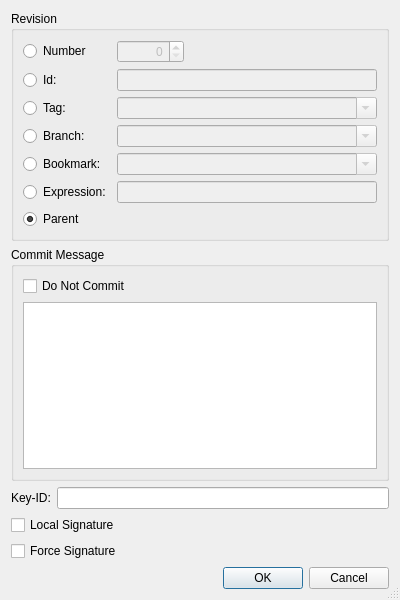
<?xml version="1.0" encoding="UTF-8"?>
<ui version="4.0">
 <class>HgGpgSignDialog</class>
 <widget class="QDialog" name="HgGpgSignDialog">
  <property name="geometry">
   <rect>
    <x>0</x>
    <y>0</y>
    <width>400</width>
    <height>600</height>
   </rect>
  </property>
  <property name="windowTitle">
   <string/>
  </property>
  <property name="sizeGripEnabled">
   <bool>true</bool>
  </property>
  <layout class="QVBoxLayout" name="verticalLayout_2">
   <item>
    <widget class="QGroupBox" name="groupBox">
     <property name="title">
      <string>Revision</string>
     </property>
     <layout class="QGridLayout" name="gridLayout">
      <item row="0" column="0">
       <widget class="QRadioButton" name="numberButton">
        <property name="toolTip">
         <string>Select to specify a revision by number</string>
        </property>
        <property name="text">
         <string>Number</string>
        </property>
       </widget>
      </item>
      <item row="0" column="1">
       <widget class="QSpinBox" name="numberSpinBox">
        <property name="enabled">
         <bool>false</bool>
        </property>
        <property name="toolTip">
         <string>Enter a revision number</string>
        </property>
        <property name="alignment">
         <set>Qt::AlignRight</set>
        </property>
        <property name="maximum">
         <number>999999999</number>
        </property>
       </widget>
      </item>
      <item row="0" column="2">
       <spacer name="spacer">
        <property name="orientation">
         <enum>Qt::Horizontal</enum>
        </property>
        <property name="sizeHint" stdset="0">
         <size>
          <width>158</width>
          <height>20</height>
         </size>
        </property>
       </spacer>
      </item>
      <item row="1" column="0">
       <widget class="QRadioButton" name="idButton">
        <property name="toolTip">
         <string>Select to specify a revision by changeset id</string>
        </property>
        <property name="text">
         <string>Id:</string>
        </property>
       </widget>
      </item>
      <item row="1" column="1" colspan="2">
       <widget class="QLineEdit" name="idEdit">
        <property name="enabled">
         <bool>false</bool>
        </property>
        <property name="toolTip">
         <string>Enter a changeset id</string>
        </property>
       </widget>
      </item>
      <item row="2" column="0">
       <widget class="QRadioButton" name="tagButton">
        <property name="toolTip">
         <string>Select to specify a revision by a tag</string>
        </property>
        <property name="text">
         <string>Tag:</string>
        </property>
       </widget>
      </item>
      <item row="2" column="1" colspan="2">
       <widget class="QComboBox" name="tagCombo">
        <property name="enabled">
         <bool>false</bool>
        </property>
        <property name="sizePolicy">
         <sizepolicy hsizetype="Expanding" vsizetype="Fixed">
          <horstretch>0</horstretch>
          <verstretch>0</verstretch>
         </sizepolicy>
        </property>
        <property name="toolTip">
         <string>Enter a tag name</string>
        </property>
        <property name="editable">
         <bool>true</bool>
        </property>
       </widget>
      </item>
      <item row="3" column="0">
       <widget class="QRadioButton" name="branchButton">
        <property name="toolTip">
         <string>Select to specify a revision by a branch</string>
        </property>
        <property name="text">
         <string>Branch:</string>
        </property>
       </widget>
      </item>
      <item row="3" column="1" colspan="2">
       <widget class="QComboBox" name="branchCombo">
        <property name="enabled">
         <bool>false</bool>
        </property>
        <property name="sizePolicy">
         <sizepolicy hsizetype="Expanding" vsizetype="Fixed">
          <horstretch>0</horstretch>
          <verstretch>0</verstretch>
         </sizepolicy>
        </property>
        <property name="toolTip">
         <string>Enter a branch name</string>
        </property>
        <property name="editable">
         <bool>true</bool>
        </property>
       </widget>
      </item>
      <item row="4" column="0">
       <widget class="QRadioButton" name="bookmarkButton">
        <property name="toolTip">
         <string>Select to specify a revision by a bookmark</string>
        </property>
        <property name="text">
         <string>Bookmark:</string>
        </property>
       </widget>
      </item>
      <item row="4" column="1" colspan="2">
       <widget class="QComboBox" name="bookmarkCombo">
        <property name="enabled">
         <bool>false</bool>
        </property>
        <property name="sizePolicy">
         <sizepolicy hsizetype="Expanding" vsizetype="Fixed">
          <horstretch>0</horstretch>
          <verstretch>0</verstretch>
         </sizepolicy>
        </property>
        <property name="toolTip">
         <string>Enter a bookmark name</string>
        </property>
        <property name="editable">
         <bool>true</bool>
        </property>
       </widget>
      </item>
      <item row="5" column="0">
       <widget class="QRadioButton" name="expressionButton">
        <property name="text">
         <string>Expression:</string>
        </property>
       </widget>
      </item>
      <item row="5" column="1" colspan="2">
       <widget class="QLineEdit" name="expressionEdit">
        <property name="enabled">
         <bool>false</bool>
        </property>
        <property name="toolTip">
         <string>Enter a revision set expression</string>
        </property>
        <property name="clearButtonEnabled">
         <bool>true</bool>
        </property>
       </widget>
      </item>
      <item row="6" column="0" colspan="3">
       <widget class="QRadioButton" name="tipButton">
        <property name="toolTip">
         <string>Select tip revision of repository</string>
        </property>
        <property name="text">
         <string>Parent</string>
        </property>
        <property name="checked">
         <bool>true</bool>
        </property>
       </widget>
      </item>
     </layout>
    </widget>
   </item>
   <item>
    <widget class="QGroupBox" name="groupBox_2">
     <property name="title">
      <string>Commit Message</string>
     </property>
     <layout class="QVBoxLayout" name="verticalLayout">
      <item>
       <widget class="QCheckBox" name="nocommitCheckBox">
        <property name="toolTip">
         <string>Select to not commit the signature</string>
        </property>
        <property name="text">
         <string>Do Not Commit</string>
        </property>
       </widget>
      </item>
      <item>
       <widget class="EricSpellCheckedPlainTextEdit" name="messageEdit">
        <property name="toolTip">
         <string>Enter a commit message (leave empty to use default)</string>
        </property>
        <property name="tabChangesFocus">
         <bool>true</bool>
        </property>
       </widget>
      </item>
     </layout>
    </widget>
   </item>
   <item>
    <layout class="QGridLayout" name="gridLayout_2">
     <item row="0" column="0">
      <widget class="QLabel" name="label">
       <property name="text">
        <string>Key-ID:</string>
       </property>
      </widget>
     </item>
     <item row="0" column="1">
      <widget class="QLineEdit" name="keyEdit">
       <property name="toolTip">
        <string>Enter the ID of the key to be used</string>
       </property>
      </widget>
     </item>
     <item row="1" column="0" colspan="2">
      <widget class="QCheckBox" name="localCheckBox">
       <property name="toolTip">
        <string>Select to make the signature local</string>
       </property>
       <property name="text">
        <string>Local Signature</string>
       </property>
      </widget>
     </item>
     <item row="2" column="0" colspan="2">
      <widget class="QCheckBox" name="forceCheckBox">
       <property name="toolTip">
        <string>Select to sign even if the signature file is modified</string>
       </property>
       <property name="text">
        <string>Force Signature</string>
       </property>
      </widget>
     </item>
    </layout>
   </item>
   <item>
    <widget class="QDialogButtonBox" name="buttonBox">
     <property name="orientation">
      <enum>Qt::Horizontal</enum>
     </property>
     <property name="standardButtons">
      <set>QDialogButtonBox::Cancel|QDialogButtonBox::Ok</set>
     </property>
    </widget>
   </item>
  </layout>
 </widget>
 <customwidgets>
  <customwidget>
   <class>EricSpellCheckedPlainTextEdit</class>
   <extends>QPlainTextEdit</extends>
   <header>EricWidgets/EricSpellCheckedTextEdit.h</header>
  </customwidget>
 </customwidgets>
 <tabstops>
  <tabstop>numberButton</tabstop>
  <tabstop>numberSpinBox</tabstop>
  <tabstop>idButton</tabstop>
  <tabstop>idEdit</tabstop>
  <tabstop>tagButton</tabstop>
  <tabstop>tagCombo</tabstop>
  <tabstop>branchButton</tabstop>
  <tabstop>branchCombo</tabstop>
  <tabstop>bookmarkButton</tabstop>
  <tabstop>bookmarkCombo</tabstop>
  <tabstop>expressionButton</tabstop>
  <tabstop>expressionEdit</tabstop>
  <tabstop>tipButton</tabstop>
  <tabstop>nocommitCheckBox</tabstop>
  <tabstop>messageEdit</tabstop>
  <tabstop>keyEdit</tabstop>
  <tabstop>localCheckBox</tabstop>
  <tabstop>forceCheckBox</tabstop>
  <tabstop>keyEdit_2</tabstop>
  <tabstop>localCheckBox_2</tabstop>
  <tabstop>forceCheckBox_2</tabstop>
 </tabstops>
 <resources/>
 <connections>
  <connection>
   <sender>buttonBox</sender>
   <signal>accepted()</signal>
   <receiver>HgGpgSignDialog</receiver>
   <slot>accept()</slot>
   <hints>
    <hint type="sourcelabel">
     <x>261</x>
     <y>590</y>
    </hint>
    <hint type="destinationlabel">
     <x>157</x>
     <y>274</y>
    </hint>
   </hints>
  </connection>
  <connection>
   <sender>buttonBox</sender>
   <signal>rejected()</signal>
   <receiver>HgGpgSignDialog</receiver>
   <slot>reject()</slot>
   <hints>
    <hint type="sourcelabel">
     <x>325</x>
     <y>590</y>
    </hint>
    <hint type="destinationlabel">
     <x>286</x>
     <y>274</y>
    </hint>
   </hints>
  </connection>
  <connection>
   <sender>numberButton</sender>
   <signal>toggled(bool)</signal>
   <receiver>numberSpinBox</receiver>
   <slot>setEnabled(bool)</slot>
   <hints>
    <hint type="sourcelabel">
     <x>69</x>
     <y>66</y>
    </hint>
    <hint type="destinationlabel">
     <x>215</x>
     <y>68</y>
    </hint>
   </hints>
  </connection>
  <connection>
   <sender>idButton</sender>
   <signal>toggled(bool)</signal>
   <receiver>idEdit</receiver>
   <slot>setEnabled(bool)</slot>
   <hints>
    <hint type="sourcelabel">
     <x>68</x>
     <y>99</y>
    </hint>
    <hint type="destinationlabel">
     <x>227</x>
     <y>100</y>
    </hint>
   </hints>
  </connection>
  <connection>
   <sender>tagButton</sender>
   <signal>toggled(bool)</signal>
   <receiver>tagCombo</receiver>
   <slot>setEnabled(bool)</slot>
   <hints>
    <hint type="sourcelabel">
     <x>64</x>
     <y>131</y>
    </hint>
    <hint type="destinationlabel">
     <x>224</x>
     <y>132</y>
    </hint>
   </hints>
  </connection>
  <connection>
   <sender>branchButton</sender>
   <signal>toggled(bool)</signal>
   <receiver>branchCombo</receiver>
   <slot>setEnabled(bool)</slot>
   <hints>
    <hint type="sourcelabel">
     <x>63</x>
     <y>163</y>
    </hint>
    <hint type="destinationlabel">
     <x>237</x>
     <y>164</y>
    </hint>
   </hints>
  </connection>
  <connection>
   <sender>bookmarkButton</sender>
   <signal>toggled(bool)</signal>
   <receiver>bookmarkCombo</receiver>
   <slot>setEnabled(bool)</slot>
   <hints>
    <hint type="sourcelabel">
     <x>72</x>
     <y>195</y>
    </hint>
    <hint type="destinationlabel">
     <x>230</x>
     <y>196</y>
    </hint>
   </hints>
  </connection>
  <connection>
   <sender>expressionButton</sender>
   <signal>toggled(bool)</signal>
   <receiver>expressionEdit</receiver>
   <slot>setEnabled(bool)</slot>
   <hints>
    <hint type="sourcelabel">
     <x>67</x>
     <y>221</y>
    </hint>
    <hint type="destinationlabel">
     <x>153</x>
     <y>217</y>
    </hint>
   </hints>
  </connection>
 </connections>
</ui>
